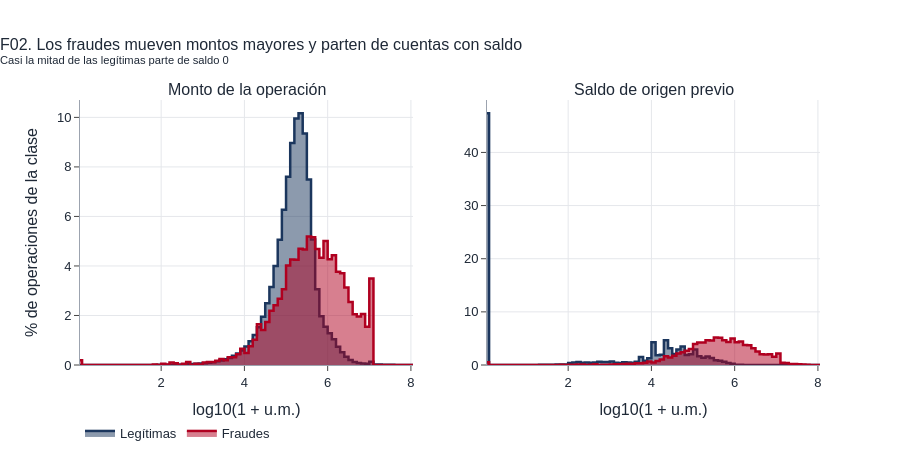

The cell this chart's notebook holds for it:
### Code cell
# 6.4 Figura F02: distribución del monto y del saldo de origen por clase (escala log10(1 + x))
fig = make_subplots(rows=1, cols=2, subplot_titles=("Monto de la operación", "Saldo de origen previo"))
bins = np.linspace(0, 8.1, 82)
for j, var in enumerate(["amount", "oldbalanceOrg"], start=1):
    for nombre, g, col in [("Legítimas", lg, COLOR_LEGIT), ("Fraudes", fr, COLOR_FRAUD)]:
        h, e = np.histogram(np.log10(1 + g[var].to_numpy()), bins=bins)
        fig.add_scatter(x=(e[:-1] + e[1:]) / 2, y=h / h.sum() * 100, mode="lines", line=dict(color=col, width=2.5, shape="hvh"),
                        fill="tozeroy", opacity=0.6, name=nombre, legendgroup=nombre, showlegend=(j == 1),
                        hovertemplate=f"{nombre}<br>log10(1+x)=%{{x:.2f}}<br>%{{y:.2f}}% de la clase<extra></extra>", row=1, col=j)
    fig.update_xaxes(title_text="log10(1 + u.m.)", row=1, col=j)
fig.update_yaxes(title_text="% de operaciones de la clase", row=1, col=1)
fig.update_layout(title="F02. Los fraudes mueven montos mayores y parten de cuentas con saldo<br><sup>Casi la mitad de las legítimas parte de saldo 0</sup>", margin=dict(t=100, b=90),
                  height=460, legend=dict(orientation="h", y=-0.2))
fig.show()
guardar_fig(fig, "F02_distribucion_monto_saldo")
